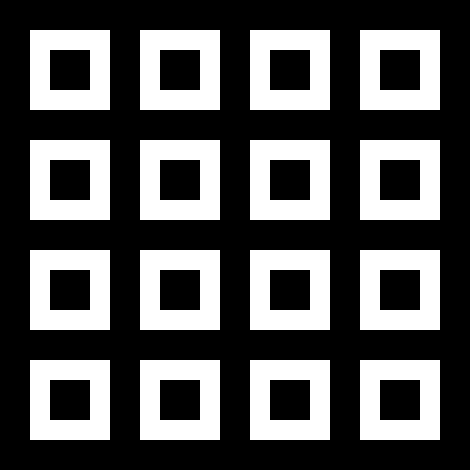
Frame 1 (no input)
Frame 60 (the mouse pressed at the canvas centre just before this capture): identical to frame 1, image omitted
Frame 120 (the mouse held since frame 60 and released just before this capture): identical to frame 1, image omitted

The Processing sketch that drew this single still picture (run headless with seeded random() and noise(); from frame 60 on, the mouse is pressed at the canvas centre):

// Processing sketch: processing_168635
// ── processing_168635.pde

void setup()
{
  size(470,470);
  background(0);
  noStroke();
}

void draw()
{
  fill(255);
  pushMatrix();
  background(0);
  float my_angle = map(mouseX,0,width,0,2*PI);
  translate(70,70);
  rotate(my_angle);
  rectMode(CENTER);
  rect(0,0,80,80);
  popMatrix();
  
  pushMatrix();
  translate(180,70);
  rotate(my_angle);
  rectMode(CENTER);
  rect(0,0,80,80);
  popMatrix();
  
  pushMatrix();
  translate(290,70);
  rotate(my_angle);
  rectMode(CENTER);
  rect(0,0,80,80);
  popMatrix();
  
  pushMatrix();
  translate(400,70);
  rotate(my_angle);
  rectMode(CENTER);
  rect(0,0,80,80);
  popMatrix();
  
  pushMatrix();
  translate(70,180);
  rotate(my_angle);
  rectMode(CENTER);
  rect(0,0,80,80);
  popMatrix();
  
  pushMatrix();
  translate(180,180);
  rotate(my_angle);
  rectMode(CENTER);
  rect(0,0,80,80);
  popMatrix();
  
  pushMatrix();
  translate(290,180);
  rotate(my_angle);
  rectMode(CENTER);
  rect(0,0,80,80);
  popMatrix();
  
  pushMatrix();
  translate(400,180);
  rotate(my_angle);
  rectMode(CENTER);
  rect(0,0,80,80);
  popMatrix();
  
  pushMatrix();
  translate(70,290);
  rotate(my_angle);
  rectMode(CENTER);
  rect(0,0,80,80);
  popMatrix();
  
  pushMatrix();
  translate(180,290);
  rotate(my_angle);
  rectMode(CENTER);
  rect(0,0,80,80);
  popMatrix();
  
  pushMatrix();
  translate(290,290);
  rotate(my_angle);
  rectMode(CENTER);
  rect(0,0,80,80);
  popMatrix();
  
  pushMatrix();
  translate(400,290);
  rotate(my_angle);
  rectMode(CENTER);
  rect(0,0,80,80);
  popMatrix();
  
  pushMatrix();
  translate(70,400);
  rotate(my_angle);
  rectMode(CENTER);
  rect(0,0,80,80);
  popMatrix();
  
  pushMatrix();
  translate(180,400);
  rotate(my_angle);
  rectMode(CENTER);
  rect(0,0,80,80);
  popMatrix();
  
  pushMatrix();
  translate(290,400);
  rotate(my_angle);
  rectMode(CENTER);
  rect(0,0,80,80);
  popMatrix();
  
  pushMatrix();
  translate(400,400);
  rotate(my_angle);
  rectMode(CENTER);
  rect(0,0,80,80);
  popMatrix();

  pushMatrix();
  //float my_angle = map(mouseX,0,width,-0,2*PI);
  fill(0);
  translate(70,70);
  rotate(-my_angle);
  rectMode(CENTER);
  rect(0,0,40,40);
  popMatrix();
  
  pushMatrix();
  translate(180,70);
  rotate(-my_angle);
  rectMode(CENTER);
  rect(0,0,40,40);
  popMatrix();
  
  pushMatrix();
  translate(290,70);
  rotate(-my_angle);
  rectMode(CENTER);
  rect(0,0,40,40);
  popMatrix();
  
  pushMatrix();
  translate(400,70);
  rotate(-my_angle);
  rectMode(CENTER);
  rect(0,0,40,40);
  popMatrix();
 
 pushMatrix();
 translate(70,180);
 rotate(-my_angle);
 rectMode(CENTER);
 rect(0,0,40,40);
 popMatrix();
 
 pushMatrix();
 translate(180,180);
 rotate(-my_angle);
 rectMode(CENTER);
 rect(0,0,40,40);
 popMatrix();
 
 pushMatrix();
 translate(290,180);
 rotate(-my_angle);
 rectMode(CENTER);
  rect(0,0,40,40);
  popMatrix();
  
  pushMatrix();
  translate(400,180);
  rotate(-my_angle);
  rectMode(CENTER);
  rect(0,0,40,40);
  popMatrix();
  
  pushMatrix();
  translate(70,290);
  rotate(-my_angle);
  rectMode(CENTER);
  rect(0,0,40,40);
  popMatrix();
  
  pushMatrix();
  translate(180,290);
  rotate(-my_angle);
  rectMode(CENTER);
 rect(0,0,40,40);
 popMatrix();
 
 pushMatrix();
 translate(290,290);
 rotate(-my_angle);
 rectMode(CENTER);
  rect(0,0,40,40);
  popMatrix();
  
  pushMatrix();
  translate(400,290);
  rotate(-my_angle);
  rectMode(CENTER);
  rect(0,0,40,40);
  popMatrix();
  
  pushMatrix();
  translate(70,400);
  rotate(-my_angle);
  rectMode(CENTER);
  rect(0,0,40,40);
  popMatrix();
  
  pushMatrix();
  translate(180,400);
  rotate(-my_angle);
  rectMode(CENTER);
 rect(0,0,40,40);
 popMatrix();
 
 pushMatrix();
 translate(290,400);
 rotate(-my_angle);
 rectMode(CENTER);
  rect(0,0,40,40);
  popMatrix();
  
  pushMatrix();
  translate(400,400);
  rotate(-my_angle);
  rectMode(CENTER);
  rect(0,0,40,40);
popMatrix();
}
